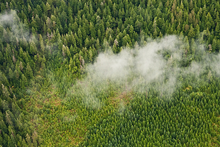
%> input picture 同态滤波/07.PNG, 220 x 147 px, shrunk from 640 x 427 before the run
$ octave --eval "result = cloud(imread('07.PNG'));"   (GNU Octave 9; MATLAB toolbox functions it lacks are replaced by stand-ins)
%> lines starting %> are read from the running program, lines starting %| are printed output that depends on the picture
### 同态滤波/paddedsize.m
function [PQ,n]=paddedsize(AB,CD,PARAM)
n=nargin;
if nargin==1
    PQ=2*AB;
elseif nargin==2 & ~ischar(CD);
    PQ=AB+CD-1;
    PQ=2*ceil(  PQ/2);
elseif nargin==2
    m=max(AB);
   P=2^nextpow2(2*m);
   P=[P,P];
elseif nargin==3
    m=max([AB,CD]);
    P=2^nextpow2(2*m);
    PQ=[P,P];
else
    error('wrong number of inputs')
end

### 同态滤波/dftuv.m

            function [U, V] = dftuv(M, N)
%DFTUV Computes meshgrid frequency matrices.
%   [U, V] = DFTUV(M, N) computes meshgrid frequency matrices U and
%   V.  U and V are useful for computing frequency-domain filter
%   functions that can be used with DFTFILT.  U and V are both
%   M-by-N.

%   Copyright 2002-2004 R. C. Gonzalez, R. E. Woods, & S. L. Eddins
%   Digital Image Processing Using MATLAB, Prentice-Hall, 2004
%   $Revision: 1.3 $  $Date: 2003/04/16 22:30:34 $

% Set up range of variables.
u = 0:(M - 1);
v = 0:(N - 1);

% Compute the indices for use in meshgrid.
idx = find(u > M/2);
u(idx) = u(idx) - M;
idy = find(v > N/2);
v(idy) = v(idy) - N;

% Compute the meshgrid arrays.
[V, U] = meshgrid(v, u);

### 同态滤波/lpfilter.m
            function H = lpfilter(type, M, N, D0, n)
%LPFILTER Computes frequency domain lowpass filters.
%   H = LPFILTER(TYPE, M, N, D0, n) creates the transfer function of
%   a lowpass filter, H, of the specified TYPE and size (M-by-N). To
%   view the filter as an image or mesh plot, it should be centered
%   using H = fftshift(H).
%
%   Valid values for TYPE, D0, and n are:
%
%   'ideal'    Ideal lowpass filter with cutoff frequency D0. n need
%              not be supplied.  D0 must be positive.
%
%   'btw'      Butterworth lowpass filter of order n, and cutoff
%              D0.  The default value for n is 1.0.  D0 must be
%              positive.
%
%   'gaussian' Gaussian lowpass filter with cutoff (standard
%              deviation) D0.  n need not be supplied.  D0 must be
%              positive.

%   Copyright 2002-2004 R. C. Gonzalez, R. E. Woods, & S. L. Eddins
%   Digital Image Processing Using MATLAB, Prentice-Hall, 2004
%   $Revision: 1.8 $  $Date: 2004/11/04 22:33:16 $

% Use function dftuv to set up the meshgrid arrays needed for
% computing the required distances.
[U, V] = dftuv(M, N);

% Compute the distances D(U, V).
D = sqrt(U.^2 + V.^2);

% Begin filter computations.
switch type
case 'ideal'
   H = double(D <= D0);
case 'btw'
   if nargin == 4
      n = 1;
   end
   H = 1./(1 + (D./D0).^(2*n));
case 'gaussian'
   H = exp(-(D.^2)./(2*(D0^2)));
otherwise
   error('Unknown filter type.')
end

### 同态滤波/cloud.m
function SC = cloud(f)
k=4;
f1=log(1+double(f));
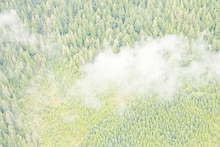
%> f1: size 147x220x3 double; mean R, G, B 4.52, 4.69, 4.05; drawn with min black and max white
pq=paddedsize(size(f1));
%> pq = [294 440 6]
d0=0.05*pq(1);
%> d0 = 14.7
H=1-lpfilter('btw',pq(1),pq(2),d0,3);
H=fftshift(H);
F=fft2(f1,size(H,1),size(H,2));
J=ifft2(k.*F);
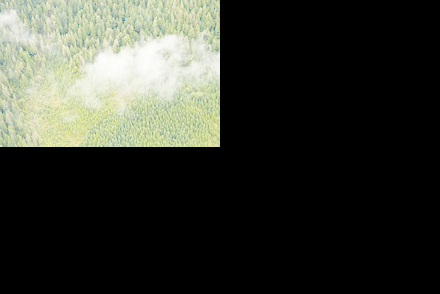
%> J: size 294x440x3 double; mean R, G, B 4.5, 4.7, 4; drawn with min black and max white
G=real(ifft2(k.*F));
G=G(1:size(f,1),1:size(f,2));
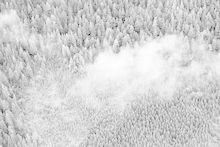
%> G: size 147x220 double; min -9e-16, max 21.73, mean 18.1; drawn with min black and max white
G=exp(double(G))-1;
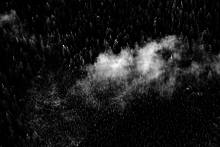
%> G: size 147x220 double; min -8.88e-16, max 2.75e+09, mean 264162858.2; drawn with min black and max white
G=im2uint8(mat2gray(G,[min(G(:)),max(G(:))]));
%> G: size 147x220 uint8
figure,imshow(G);

end
%> (the run ends here)
